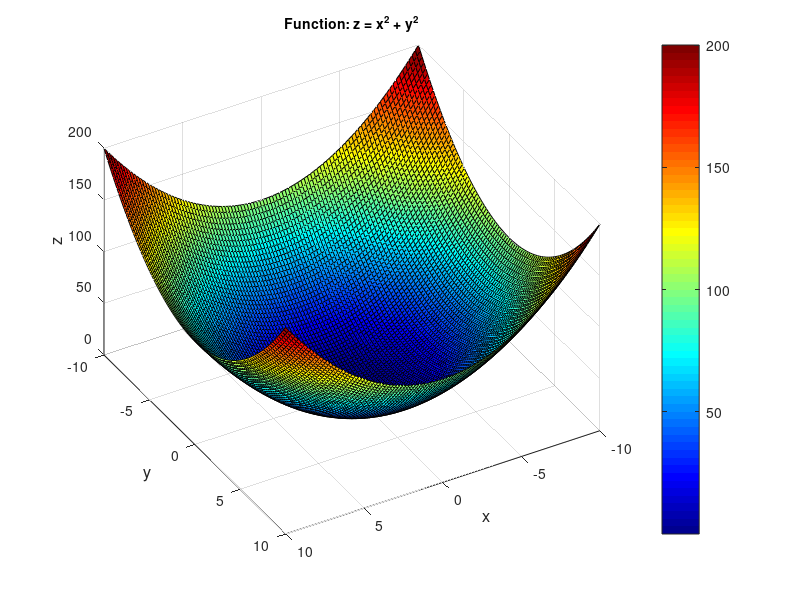

This figure's MATLAB source:
% Zakres dla zmiennych
x = linspace(-10, 10, 100); % Zakres dla zmiennej x
y = linspace(-10, 10, 100); % Zakres dla zmiennej y

% Tworzenie siatki wartości
[X, Y] = meshgrid(x, y);

% Obliczanie wartości funkcji
Z = X.^2 + Y.^2;

% Rysowanie wykresu 3D z siatką
figure;
surf(X, Y, Z);

% Dostosowanie wyglądu wykresu
colormap(jet); % Kolorystyka
colorbar; % Pasek kolorów
title('Function: z = x^2 + y^2', 'FontSize', 10, 'FontWeight', 'bold');
xlabel('x', 'FontSize', 12);
ylabel('y', 'FontSize', 12);
zlabel('z', 'FontSize', 12);

% Widok 3D z siatką
grid on; % Włączenie siatki
view(150, 45); % Ustawienie widoku 3D
shading faceted; % Wyświetlanie krawędzi siatki
